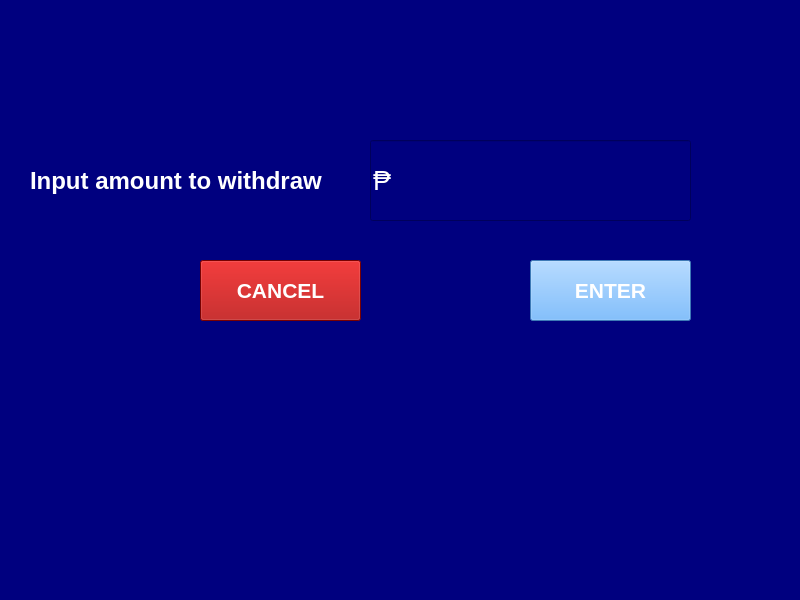
<?xml version="1.0" encoding="UTF-8"?>
<ui version="4.0">
 <class>withdraw_window</class>
 <widget class="QMainWindow" name="withdraw_window">
  <property name="geometry">
   <rect>
    <x>0</x>
    <y>0</y>
    <width>800</width>
    <height>600</height>
   </rect>
  </property>
  <property name="windowTitle">
   <string>Withdraw</string>
  </property>
  <property name="styleSheet">
   <string notr="true">background-color: rgb(0, 0, 127);</string>
  </property>
  <widget class="QWidget" name="centralwidget">
   <widget class="QLabel" name="withdraw_label">
    <property name="geometry">
     <rect>
      <x>30</x>
      <y>140</y>
      <width>321</width>
      <height>81</height>
     </rect>
    </property>
    <property name="font">
     <font>
      <pointsize>18</pointsize>
      <weight>75</weight>
      <bold>true</bold>
     </font>
    </property>
    <property name="styleSheet">
     <string notr="true">color: rgb(255, 255, 255);</string>
    </property>
    <property name="text">
     <string>Input amount to withdraw</string>
    </property>
   </widget>
   <widget class="QLabel" name="logo_label">
    <property name="geometry">
     <rect>
      <x>690</x>
      <y>0</y>
      <width>101</width>
      <height>91</height>
     </rect>
    </property>
    <property name="text">
     <string/>
    </property>
    <property name="pixmap">
     <pixmap>../images/Bank logo 1.png</pixmap>
    </property>
   </widget>
   <widget class="QLineEdit" name="input_deposit">
    <property name="geometry">
     <rect>
      <x>370</x>
      <y>140</y>
      <width>321</width>
      <height>81</height>
     </rect>
    </property>
    <property name="font">
     <font>
      <pointsize>20</pointsize>
     </font>
    </property>
    <property name="styleSheet">
     <string notr="true">color: rgb(255, 255, 255);
selection-background-color: rgb(85, 170, 255);</string>
    </property>
    <property name="text">
     <string>₱</string>
    </property>
   </widget>
   <widget class="QPushButton" name="enter_button">
    <property name="geometry">
     <rect>
      <x>530</x>
      <y>260</y>
      <width>161</width>
      <height>61</height>
     </rect>
    </property>
    <property name="font">
     <font>
      <pointsize>16</pointsize>
      <weight>75</weight>
      <bold>true</bold>
     </font>
    </property>
    <property name="styleSheet">
     <string notr="true">color: rgb(255, 255, 255);
background-color: rgb(85, 170, 255);</string>
    </property>
    <property name="text">
     <string>ENTER</string>
    </property>
   </widget>
   <widget class="QPushButton" name="enter_button_2">
    <property name="geometry">
     <rect>
      <x>200</x>
      <y>260</y>
      <width>161</width>
      <height>61</height>
     </rect>
    </property>
    <property name="font">
     <font>
      <pointsize>16</pointsize>
      <weight>75</weight>
      <bold>true</bold>
     </font>
    </property>
    <property name="styleSheet">
     <string notr="true">color: rgb(255, 255, 255);
background-color: rgb(170, 0, 0);</string>
    </property>
    <property name="text">
     <string>CANCEL</string>
    </property>
   </widget>
  </widget>
  <widget class="QStatusBar" name="statusbar"/>
 </widget>
 <resources/>
 <connections/>
</ui>
